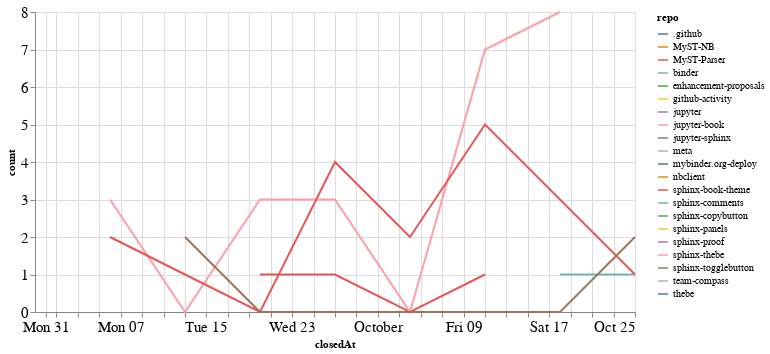

This figure's notebook cell:
### Code cell
closed_by_time = closed_by.groupby('repo').resample('W', on='closedAt').count()['author'].reset_index()
closed_by_time = closed_by_time.rename(columns={'author': 'count'})

alt.Chart(closed_by_time, width=600).mark_line().encode(
    x='closedAt',
    y='count',
    color='repo',
    tooltip="repo"
)

### Figure 1 — Vega-Lite specification as saved in the notebook (floating-point values rounded to 4 significant figures)
{"config": {"axisLeft": {"labelFontSize": 15}, "axisBottom": {"labelFontSize": 15}}, "data": {"name": "data-e9bc97dadad806802d73efe57a425666"}, "mark": "line", "encoding": {"color": {"type": "nominal", "field": "repo"}, "tooltip": {"type": "nominal", "field": "repo"}, "x": {"type": "temporal", "field": "closedAt"}, "y": {"type": "quantitative", "field": "count"}}, "width": 600, "$schema": "https://vega.github.io/schema/vega-lite/v4.8.1.json", "datasets": {"data-e9bc97dadad806802d73efe57a425666": [{"repo": ".github", "closedAt": "2020-08-30T00:00:00", "count": 1}, {"repo": "MyST-NB", "closedAt": "2020-09-06T00:00:00", "count": 1}, {"repo": "MyST-Parser", "closedAt": "2020-09-20T00:00:00", "count": 1}, {"repo": "MyST-Parser", "closedAt": "2020-09-27T00:00:00", "count": 1}, {"repo": "MyST-Parser", "closedAt": "2020-10-04T00:00:00", "count": 0}, {"repo": "MyST-Parser", "closedAt": "2020-10-11T00:00:00", "count": 1}, {"repo": "binder", "closedAt": "2020-10-18T00:00:00", "count": 1}, {"repo": "binder", "closedAt": "2020-10-25T00:00:00", "count": 1}, {"repo": "enhancement-proposals", "closedAt": "2020-08-30T00:00:00", "count": 1}, {"repo": "github-activity", "closedAt": "2020-10-11T00:00:00", "count": 1}, {"repo": "jupyter", "closedAt": "2020-10-11T00:00:00", "count": 1}, {"repo": "jupyter-book", "closedAt": "2020-09-06T00:00:00", "count": 3}, {"repo": "jupyter-book", "closedAt": "2020-09-13T00:00:00", "count": 0}, {"repo": "jupyter-book", "closedAt": "2020-09-20T00:00:00", "count": 3}, {"repo": "jupyter-book", "closedAt": "2020-09-27T00:00:00", "count": 3}, {"repo": "jupyter-book", "closedAt": "2020-10-04T00:00:00", "count": 0}, {"repo": "jupyter-book", "closedAt": "2020-10-11T00:00:00", "count": 7}, {"repo": "jupyter-book", "closedAt": "2020-10-18T00:00:00", "count": 8}, {"repo": "jupyter-sphinx", "closedAt": "2020-09-27T00:00:00", "count": 1}, {"repo": "meta", "closedAt": "2020-09-13T00:00:00", "count": 2}, {"repo": "mybinder.org-deploy", "closedAt": "2020-10-18T00:00:00", "count": 1}, {"repo": "nbclient", "closedAt": "2020-09-13T00:00:00", "count": 1}, {"repo": "sphinx-book-theme", "closedAt": "2020-09-06T00:00:00", "count": 2}, {"repo": "sphinx-book-theme", "closedAt": "2020-09-13T00:00:00", "count": 1}, {"repo": "sphinx-book-theme", "closedAt": "2020-09-20T00:00:00", "count": 0}, {"repo": "sphinx-book-theme", "closedAt": "2020-09-27T00:00:00", "count": 4}, {"repo": "sphinx-book-theme", "closedAt": "2020-10-04T00:00:00", "count": 2}, {"repo": "sphinx-book-theme", "closedAt": "2020-10-11T00:00:00", "count": 5}, {"repo": "sphinx-book-theme", "closedAt": "2020-10-18T00:00:00", "count": 3}, {"repo": "sphinx-book-theme", "closedAt": "2020-10-25T00:00:00", "count": 1}, {"repo": "sphinx-comments", "closedAt": "2020-09-27T00:00:00", "count": 1}, {"repo": "sphinx-copybutton", "closedAt": "2020-09-27T00:00:00", "count": 1}, {"repo": "sphinx-panels", "closedAt": "2020-10-18T00:00:00", "count": 1}, {"repo": "sphinx-proof", "closedAt": "2020-09-27T00:00:00", "count": 1}, {"repo": "sphinx-thebe", "closedAt": "2020-10-18T00:00:00", "count": 1}, {"repo": "sphinx-togglebutton", "closedAt": "2020-09-13T00:00:00", "count": 2}, {"repo": "sphinx-togglebutton", "closedAt": "2020-09-20T00:00:00", "count": 0}, {"repo": "sphinx-togglebutton", "closedAt": "2020-09-27T00:00:00", "count": 0}, {"repo": "sphinx-togglebutton", "closedAt": "2020-10-04T00:00:00", "count": 0}, {"repo": "sphinx-togglebutton", "closedAt": "2020-10-11T00:00:00", "count": 0}, {"repo": "sphinx-togglebutton", "closedAt": "2020-10-18T00:00:00", "count": 0}, {"repo": "sphinx-togglebutton", "closedAt": "2020-10-25T00:00:00", "count": 2}, {"repo": "team-compass", "closedAt": "2020-10-11T00:00:00", "count": 1}, {"repo": "thebe", "closedAt": "2020-10-18T00:00:00", "count": 5}]}}
